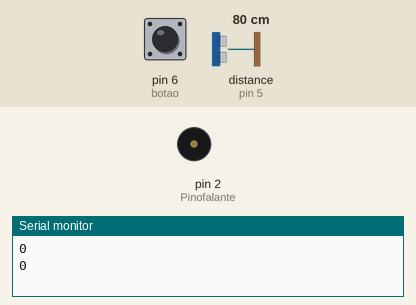
Bench run of a sketch on a simulated Arduino Uno, built with avr-gcc and run on an emulated ATmega328P. On the bench: buzzer (waves = sounding), the last lines printed to the serial monitor. Inputs (shaded band) come from the test bench; at power-on: pin 6 (botao) LOW, distance to the obstacle (sensor on pin 5) 80 cm.

Above: at 2.0 s.
2.1 s: pin 6 (botao) pulled HIGH for 3.2 s
At 3.51 s:
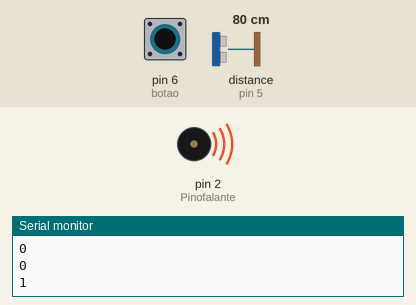
6.8 s: pin 6 (botao) pulled HIGH for 1.5 s
At 8.6 s:
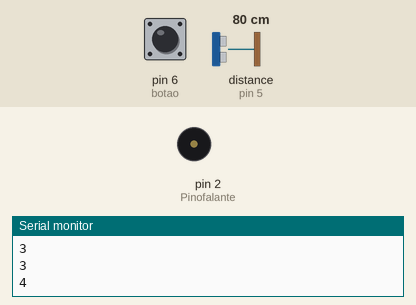
Timing chart, 0 to 17.7 s (numbered marks = the images above; inputs shaded):
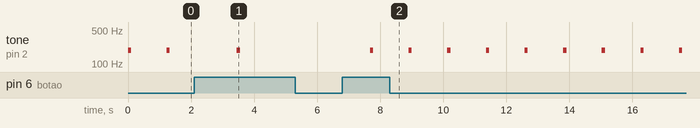

The sketch:

Chap_u01.ino
```cpp
//Sensor de Ultrasonico

int botao = 6 ;
int estado = 0 ;
int ligadesliga = 0 ;
int frequencia = 0;
int Pinofalante = 2;


//adicionando a biblioteca ultrasonic
#include "Ultrasonic.h"

//Criando objeto Ultrasonic e já definindo as portas
Ultrasonic Ultrasonic(4,5);


long microsec = 0;
float distanciaCM = 0;

void setup() {
  Serial.begin(9600);
  pinMode (botao, INPUT);
  pinMode(Pinofalante, OUTPUT);
}

void loop() {

  estado = digitalRead (botao); // Recebe o estado do botão aberto ou não.

    if (estado == HIGH) {
      ligadesliga = ligadesliga + 1 ;
      // Toda vez que o botão para abrir o contador soma 1;
     }

    if ((ligadesliga% 2 == 0 )) { // Sempre que o contador de instruções funcionais.

      //Lendo o senor
      microsec = Ultrasonic.timing();

      //Convertendo a distência em CM
      distanciaCM = Ultrasonic.convert(microsec, Ultrasonic::CM);
      if (distanciaCM<30){
            tone (2,190,100);
            delay(20);
            noTone(2);
            delay(15);

      }

      if(distanciaCM>30){
          tone (2,190,100);
          delay(120);
          noTone(2);
          delay(100);


      }

     // Serial.print(distanciaCM);
    //  Serial.println(" cm");
      delay(500);

    } else {
      delay(500);
    }

    //Serial.println (estado);
   Serial. println (ligadesliga);
    // imprimindo contador
    delay(500);


}
```

Measured:
- after the input at 6.8 s, tone on pin 2 (Pinofalante): alternates 190 Hz for 0.10 s and silent for 1.1 s, starting after 0.88 s
